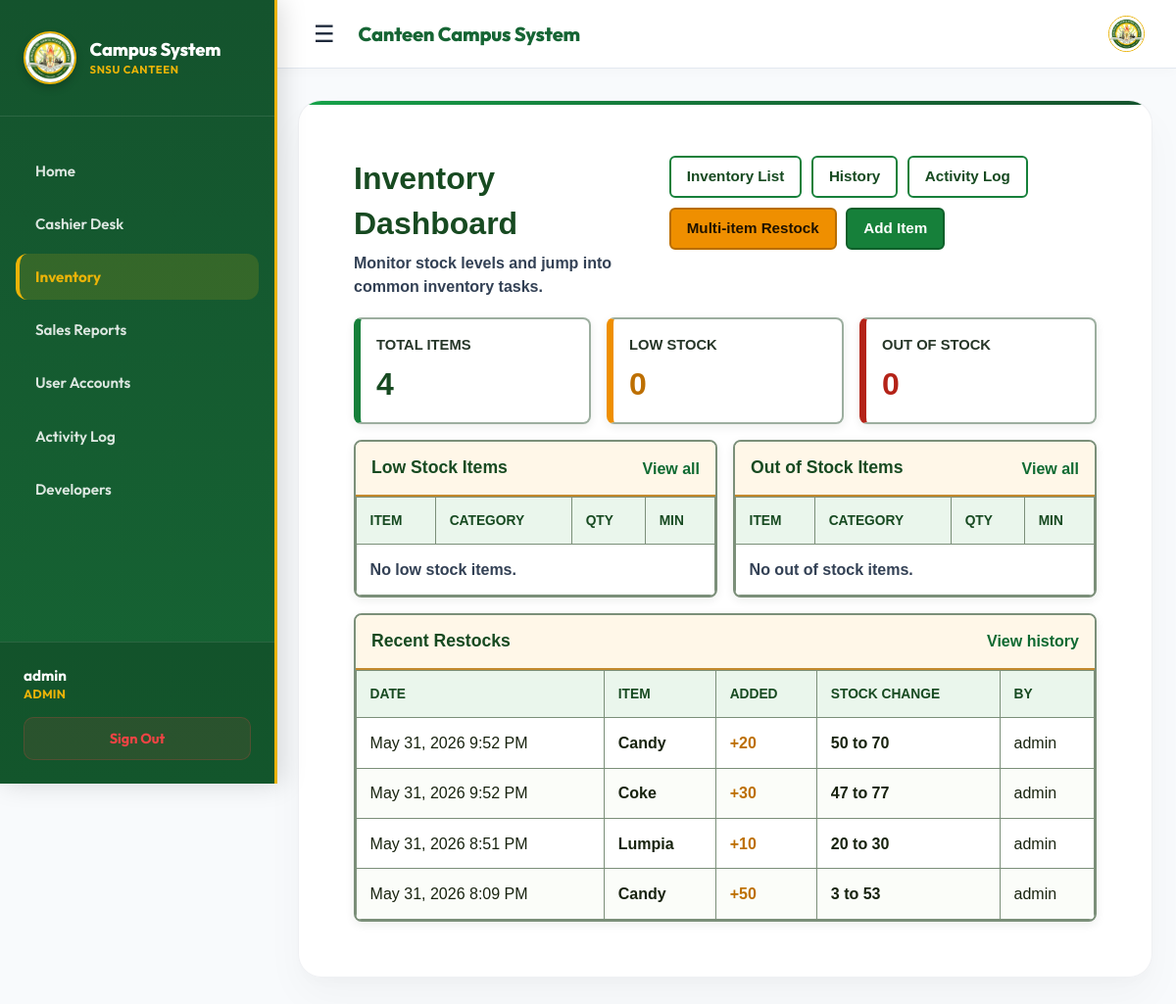
Screenshot of /inventory/ (signed in) with the database file from the repository.
### inventory/models.py (models this page shows, shortened)
class RestockHistory(models.Model):
	inventory_item = models.ForeignKey(
		InventoryItem,
		on_delete=models.CASCADE,
		related_name="restock_history",
	)
	quantity_added = models.PositiveIntegerField()
	previous_quantity = models.PositiveIntegerField()
	new_quantity = models.PositiveIntegerField()
	restocked_by = models.ForeignKey(
		settings.AUTH_USER_MODEL,
		on_delete=models.SET_NULL,
		null=True,
		blank=True,
	)
	note = models.CharField(max_length=255, blank=True)
	created_at = models.DateTimeField(auto_now_add=True)
	class Meta:
		ordering = ["-created_at"]
		verbose_name_plural = "Restock history"

class InventoryItem(models.Model):
	item_name = models.CharField(max_length=100)
	category = models.CharField(max_length=50)
	unit_price = models.DecimalField(max_digits=8, decimal_places=2)
	quantity_in_stock = models.PositiveIntegerField()
	minimum_stock_level = models.PositiveIntegerField()
	status = models.CharField(max_length=20, choices=STATUS_CHOICES, default="Available")

### accounts/decorators.py (the view, shortened to what this page needs)
    def _wrapped_view(request, *args, **kwargs):
        if not request.user.is_authenticated:
            return redirect(f'/accounts/login/?next={request.path}')
        role = 'cashier'
        if hasattr(request.user, 'profile'):
            role = request.user.profile.role
        return view_func(request, *args, **kwargs)

### inventory/context_processors.py (called while the page is built)
def stock_alerts(request):
    if not getattr(request, 'user', None) or not request.user.is_authenticated:
        return {}
    low_stock_count = InventoryItem.objects.filter(
        quantity_in_stock__lte=F('minimum_stock_level'),
        quantity_in_stock__gt=0,
    ).count()
    out_of_stock_count = InventoryItem.objects.filter(quantity_in_stock=0).count()
    return {
        'global_low_stock_count': low_stock_count,
        'global_out_of_stock_count': out_of_stock_count,
        'global_stock_alert_count': low_stock_count + out_of_stock_count,
    }

### inventory/views.py (called while the page is built)
@admin_required
def inventory_dashboard(request):
    items = InventoryItem.objects.all()
    total_items = items.count()
    low_stock_items = items.filter(
        quantity_in_stock__lte=models.F('minimum_stock_level'),
        quantity_in_stock__gt=0,
    ).order_by('quantity_in_stock', 'item_name')
    out_of_stock_items = items.filter(quantity_in_stock=0).order_by('item_name')
    recent_restocks = RestockHistory.objects.select_related(
        'inventory_item',
        'restocked_by',
    )[:5]
    context = {
        'total_items': total_items,
        'total_low_stock': low_stock_items.count(),
        'total_out_of_stock': out_of_stock_items.count(),
        'low_stock_items': low_stock_items[:5],
        'out_of_stock_items': out_of_stock_items[:5],
        'recent_restocks': recent_restocks,
    }
    return render(request, 'inventory/inventory_dashboard.html', context)

### templates/inventory/inventory_dashboard.html (shortened to what this page needs)
{% extends 'base.html' %}
{% block content %}
<div class="dashboard-page">
    <div class="dashboard-header">
        <div>
            <h2 class="dashboard-title">Inventory Dashboard</h2>
            <p class="dashboard-subtitle">Monitor stock levels and jump into common inventory tasks.</p>
        </div>
        <div class="dashboard-actions">
            <a href="{% url 'inventory_list' %}" class="btn btn-muted">Inventory List</a>
            <a href="{% url 'inventory_history' %}" class="btn btn-muted">History</a>
            <a href="{% url 'activity_log' %}" class="btn btn-muted">Activity Log</a>
            <a href="{% url 'multi_item_restock' %}" class="btn btn-primary">Multi-item Restock</a>
            <a href="{% url 'add_inventory_item' %}" class="btn btn-success">Add Item</a>
        </div>
    </div>
    <div class="summary-grid">
        <div class="summary-card">
            <div class="summary-label">Total Items</div>
            <div class="summary-value">{{ total_items }}</div>
        </div>
        <div class="summary-card warning">
            <div class="summary-label">Low Stock</div>
            <div class="summary-value warning">{{ total_low_stock }}</div>
        </div>
        <div class="summary-card danger">
            <div class="summary-label">Out of Stock</div>
            <div class="summary-value danger">{{ total_out_of_stock }}</div>
        </div>
    </div>
    <div class="alert-grid">
        <section class="panel">
            <div class="panel-header">
                <h3 class="panel-title">Low Stock Items</h3>
                <a href="{% url 'inventory_list' %}?stock_status=low_stock" class="panel-link">View all</a>
            </div>
            <table class="alert-table">
                <thead>
                    <tr>
                        <th>Item</th>
                        <th>Category</th>
                        <th>Qty</th>
                        <th>Min</th>
                    </tr>
                </thead>
                <tbody>
                    {% for item in low_stock_items %}
                        <tr class="low-stock-row">
                            <td class="item-name">{{ item.item_name }}</td>
                            <td>{{ item.category }}</td>
                            <td class="stock-count">{{ item.quantity_in_stock }}</td>
                            <td class="strong-value">{{ item.minimum_stock_level }}</td>
                        </tr>
                    {% empty %}
                        <tr><td colspan="4" class="empty-state">No low stock items.</td></tr>
                    {% endfor %}
                </tbody>
            </table>
        </section>
        <section class="panel">
            <div class="panel-header">
                <h3 class="panel-title">Out of Stock Items</h3>
                <a href="{% url 'inventory_list' %}?stock_status=out_of_stock" class="panel-link">View all</a>
            </div>
            <table class="alert-table">
                <thead>
                    <tr>
                        <th>Item</th>
                        <th>Category</th>
                        <th>Qty</th>
                        <th>Min</th>
                    </tr>
                </thead>
                <tbody>
                    {% for item in out_of_stock_items %}
                        <tr class="out-stock-row">
                            <td class="item-name">{{ item.item_name }}</td>
                            <td>{{ item.category }}</td>
                            <td class="stock-count">{{ item.quantity_in_stock }}</td>
                            <td class="strong-value">{{ item.minimum_stock_level }}</td>
                        </tr>
                    {% empty %}
                        <tr><td colspan="4" class="empty-state">No out of stock items.</td></tr>
                    {% endfor %}
                </tbody>
            </table>
        </section>
    </div>
    <section class="panel">
        <div class="panel-header">
            <h3 class="panel-title">Recent Restocks</h3>
            <a href="{% url 'inventory_history' %}" class="panel-link">View history</a>
        </div>
        <table class="alert-table">
            <thead>
                <tr>
                    <th>Date</th>
                    <th>Item</th>
                    <th>Added</th>
                    <th>Stock Change</th>
                    <th>By</th>
                </tr>
            </thead>
            <tbody>
                {% for record in recent_restocks %}
                    <tr>
                        <td>{{ record.created_at|date:"M d, Y g:i A" }}</td>
                        <td class="item-name">{{ record.inventory_item.item_name }}</td>
                        <td class="quantity-added">+{{ record.quantity_added }}</td>
                        <td class="stock-count">{{ record.previous_quantity }} to {{ record.new_quantity }}</td>
                        <td>
                            {% if record.restocked_by %}
                                {{ record.restocked_by }}
                            {% else %}
                                <span class="muted">System</span>
                            {% endif %}
                        </td>
                    </tr>
                {% empty %}
                    <tr><td colspan="5" class="empty-state">No restocks have been recorded yet.</td></tr>
                {% endfor %}
            </tbody>
        </table>
    </section>
</div>
{% endblock %}

### templates/base.html (shortened to what this page needs)
{% load static %}
<!DOCTYPE html>
<html>
<head>
</head>
<body>
    <div class="app-layout">
        {% if user.is_authenticated %}
        <aside class="app-sidebar" id="appSidebar">
            <div class="sidebar-brand">
                <img src="{% static 'core/images/snsu_logo.jpg' %}" alt="SNSU Logo" class="sidebar-logo">
                <div>
                    <div class="sidebar-brand-name">Campus System</div>
                    <div class="sidebar-brand-tagline">SNSU Canteen</div>
                </div>
            </div>
            <nav class="sidebar-menu">
                <a href="/" class="sidebar-link" id="link-home">
                    Home
                </a>
                {% if user.is_staff or user.is_superuser or user.profile.role == 'admin' %}
                <a href="/cashier/" class="sidebar-link" id="link-cashier">
                    Cashier Desk
                </a>
                <a href="/inventory/" class="sidebar-link" id="link-inventory">
                    Inventory
                </a>
                <a href="/cashier/reports/history/" class="sidebar-link" id="link-reports">
                    Sales Reports
                </a>
                <a href="/accounts/manage/" class="sidebar-link" id="link-users">
                    User Accounts
                </a>
                <a href="/activity/" class="sidebar-link" id="link-activity">
                    Activity Log
                </a>
                {% else %}
                <a href="/cashier/" class="sidebar-link" id="link-cashier">
                    Cashier Desk
                </a>
                {% endif %}
                <a href="/developers/" class="sidebar-link" id="link-developers">
                    Developers
                </a>
            </nav>
            <div class="sidebar-footer">
                <div class="sidebar-user">
                    <span class="sidebar-username">{{ user.username }}</span>
                    <span class="sidebar-role">{% if user.is_staff or user.is_superuser or user.profile.role == 'admin' %}Admin{% elif user.profile.role == 'monitor' %}Monitor{% else %}Cashier{% endif %}</span>
                </div>
                <a href="{% url 'logout' %}" class="sidebar-logout-btn">
                    Sign Out
                </a>
            </div>
        </aside>
        {% endif %}
        <div class="main-layout-container" style="{% if not user.is_authenticated %}margin-left: 0; background: #eef5ef;{% endif %}">
            {% if user.is_authenticated %}
            <header class="app-top-bar screen-only">
                <button type="button" class="sidebar-toggle" onclick="toggleSidebar()">
                    ☰
                </button>
                <div class="top-bar-title">Canteen Campus System</div>
                <img src="{% static 'core/images/snsu_logo.jpg' %}" alt="SNSU Logo" style="width: 35px; height: 35px; border-radius: 50%; object-fit: cover; border: 1.5px solid #eab308; margin-left: auto;">
            </header>
            {% endif %}
            <main style="{% if not user.is_authenticated %}max-width: 500px; padding: 2rem 1.5rem;{% endif %}">
                {% block page_shell_start %}<div class="page-shell">{% endblock %}
                    {% block content %}
                    {% endblock %}
                {% block page_shell_end %}</div>{% endblock %}
            </main>
        </div>
    </div>
</body>
</html>

### templates/base.html (style rules this page uses)
body { margin: 0; background: #f8fafc; color: #1e293b; font-family: 'Outfit', sans-serif; min-height: 100vh; }
main { max-width: 1280px; margin: 0 auto; padding: 2rem 1.5rem 3rem; width: 100%; box-sizing: border-box; }
.app-layout { display: flex; min-height: 100vh; min-width: 0; width: 100%; position: relative; }
.app-sidebar { width: 280px; height: 100vh; background: linear-gradient(180deg, #14532d 0%, #166534 100%); color: #ffffff; position: fixed; top: 0; left: 0; display: flex; flex-direction: column; z-index: 100; transition: transform 0.3s cubic-bezier(0.4, 0, 0.2, 1); box-shadow: 4px 0 25px rgba(0,0,0,0.15); border-right: 3px solid #eab308; }
.main-layout-container { flex-grow: 1; margin-left: 280px; transition: margin-left 0.3s cubic-bezier(0.4, 0, 0.2, 1); display: flex; flex-direction: column; min-height: 100vh; min-width: 0; width: 100%; }
.sidebar-brand { padding: 2rem 1.5rem; display: flex; align-items: center; gap: 0.85rem; border-bottom: 1px solid rgba(255,255,255,0.1); }
.sidebar-logo { width: 50px; height: 50px; border-radius: 50%; object-fit: cover; border: 2px solid #eab308; box-shadow: 0 4px 8px rgba(0,0,0,0.2); }
.sidebar-brand-name { font-size: 1.15rem; font-weight: 800; color: #ffffff; line-height: 1.2; letter-spacing: -0.01em; }
.sidebar-brand-tagline { font-size: 0.7rem; color: #eab308; font-weight: 700; text-transform: uppercase; letter-spacing: 0.05em; margin-top: 0.15rem; }
.sidebar-menu { flex-grow: 1; padding: 2rem 1rem; display: flex; flex-direction: column; gap: 0.5rem; overflow-y: auto; }
.sidebar-link { display: flex; align-items: center; gap: 1rem; color: rgba(255,255,255,0.85); text-decoration: none; font-weight: 600; padding: 0.85rem 1.25rem; border-radius: 12px; transition: all 0.25s ease; font-size: 0.95rem; }
.sidebar-link.active { background: rgba(234, 179, 8, 0.15); color: #eab308; border-left: 4px solid #eab308; padding-left: 1rem; font-weight: 700; }
.sidebar-footer { padding: 1.5rem; background: rgba(0,0,0,0.15); border-top: 1px solid rgba(255,255,255,0.1); display: flex; flex-direction: column; gap: 1rem; }
.sidebar-user { display: flex; flex-direction: column; }
.sidebar-username { font-weight: 700; font-size: 0.95rem; color: #ffffff; }
.sidebar-role { font-size: 0.78rem; color: #eab308; font-weight: 700; text-transform: uppercase; margin-top: 0.15rem; letter-spacing: 0.02em; }
.sidebar-logout-btn { display: flex; align-items: center; justify-content: center; gap: 0.5rem; background: rgba(239, 68, 68, 0.1); color: #ef4444; border: 1px solid rgba(239, 68, 68, 0.2); font-weight: 700; padding: 0.75rem; border-radius: 10px; text-decoration: none; text-align: center; transition: all 0.25s ease; font-size: 0.9rem; }
.app-top-bar { height: 70px; background: #ffffff; border-bottom: 1px solid #e2e8f0; display: flex; align-items: center; padding: 0 2rem; position: sticky; top: 0; z-index: 80; box-shadow: 0 4px 12px rgba(0,0,0,0.02); box-sizing: border-box; }
.sidebar-toggle { background: none; border: none; color: #1e293b; font-size: 1.5rem; cursor: pointer; padding: 0.5rem; display: flex; align-items: center; justify-content: center; border-radius: 8px; transition: background-color 0.2s; }
.top-bar-title { font-size: 1.25rem; font-weight: 800; color: #166534; margin-left: 1rem; letter-spacing: -0.01em; }
.page-shell { background: rgba(255, 255, 255, 0.95); backdrop-filter: blur(20px); border-radius: 24px; box-shadow: 0 20px 40px rgba(0, 0, 0, 0.03), 0 8px 16px rgba(0, 0, 0, 0.02), inset 0 1px 0 rgba(255, 255, 255, 0.8); padding: 2.5rem; border: 1px solid rgba(229, 231, 235, 0.6); position: relative; overflow: hidden; box-sizing: border-box; }
.page-shell::before { content: ''; position: absolute; top: 0; left: 0; right: 0; height: 4px; background: linear-gradient(90deg, #16a34a, #15803d, #166534, #14532d); border-radius: 24px 24px 0 0; }
.btn-primary { background: linear-gradient(135deg, #3b82f6 0%, #1d4ed8 100%); color: #fff; }

### rows the page displays
RestockHistory: created_at "May 31, 2026 9:52 PM", inventory_item.item_name "Candy", quantity_added "20", previous_quantity "50", new_quantity "70", restocked_by "admin"
RestockHistory: created_at "May 31, 2026 9:52 PM", inventory_item.item_name "Coke", quantity_added "30", previous_quantity "47", new_quantity "77", restocked_by "admin"
RestockHistory: created_at "May 31, 2026 8:51 PM", inventory_item.item_name "Lumpia", quantity_added "10", previous_quantity "20", new_quantity "30", restocked_by "admin"
RestockHistory: created_at "May 31, 2026 8:09 PM", inventory_item.item_name "Candy", quantity_added "50", previous_quantity "3", new_quantity "53", restocked_by "admin"

### other values shown
{{ user.username }} "admin"
{{ total_items }} "4"
{{ total_low_stock }} "0"
{{ total_out_of_stock }} "0"
